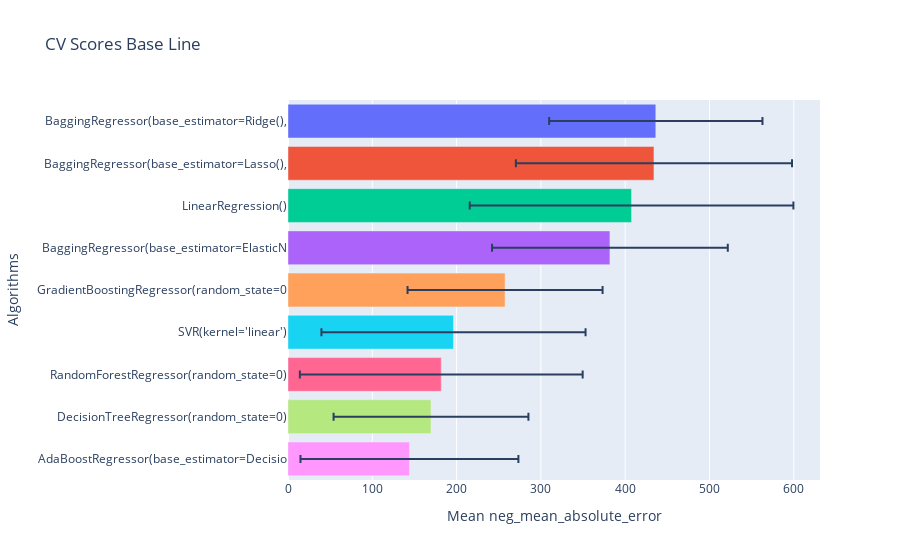

Source (notebook cell):
### Code cell
gp.crossval_models(x_train,y_train,10,lista_estimadores,"neg_mean_absolute_error")

### Figure 1 — Plotly figure (JSON) as saved in the notebook; plotly's stock layout.template omitted (floating-point values rounded to 4 significant figures)
{"data": [{"alignmentgroup": "True", "error_x": {"array": [126.5]}, "hovertemplate": "Algorithms=%{y}<br>Mean neg_mean_absolute_error=%{x}<extra></extra>", "legendgroup": "BaggingRegressor(base_estimator=Ridge(),", "marker": {"color": "#636efa", "pattern": {"shape": ""}}, "name": "BaggingRegressor(base_estimator=Ridge(),", "offsetgroup": "BaggingRegressor(base_estimator=Ridge(),", "orientation": "h", "showlegend": true, "textposition": "auto", "type": "bar", "x": [436.3], "xaxis": "x", "y": ["BaggingRegressor(base_estimator=Ridge(),"], "yaxis": "y"}, {"alignmentgroup": "True", "error_x": {"array": [163.8]}, "hovertemplate": "Algorithms=%{y}<br>Mean neg_mean_absolute_error=%{x}<extra></extra>", "legendgroup": "BaggingRegressor(base_estimator=Lasso(),", "marker": {"color": "#EF553B", "pattern": {"shape": ""}}, "name": "BaggingRegressor(base_estimator=Lasso(),", "offsetgroup": "BaggingRegressor(base_estimator=Lasso(),", "orientation": "h", "showlegend": true, "textposition": "auto", "type": "bar", "x": [434.1], "xaxis": "x", "y": ["BaggingRegressor(base_estimator=Lasso(),"], "yaxis": "y"}, {"alignmentgroup": "True", "error_x": {"array": [192.0]}, "hovertemplate": "Algorithms=%{y}<br>Mean neg_mean_absolute_error=%{x}<extra></extra>", "legendgroup": "LinearRegression()", "marker": {"color": "#00cc96", "pattern": {"shape": ""}}, "name": "LinearRegression()", "offsetgroup": "LinearRegression()", "orientation": "h", "showlegend": true, "textposition": "auto", "type": "bar", "x": [407.5], "xaxis": "x", "y": ["LinearRegression()"], "yaxis": "y"}, {"alignmentgroup": "True", "error_x": {"array": [139.8]}, "hovertemplate": "Algorithms=%{y}<br>Mean neg_mean_absolute_error=%{x}<extra></extra>", "legendgroup": "BaggingRegressor(base_estimator=ElasticN", "marker": {"color": "#ab63fa", "pattern": {"shape": ""}}, "name": "BaggingRegressor(base_estimator=ElasticN", "offsetgroup": "BaggingRegressor(base_estimator=ElasticN", "orientation": "h", "showlegend": true, "textposition": "auto", "type": "bar", "x": [381.9], "xaxis": "x", "y": ["BaggingRegressor(base_estimator=ElasticN"], "yaxis": "y"}, {"alignmentgroup": "True", "error_x": {"array": [115.7]}, "hovertemplate": "Algorithms=%{y}<br>Mean neg_mean_absolute_error=%{x}<extra></extra>", "legendgroup": "GradientBoostingRegressor(random_state=0", "marker": {"color": "#FFA15A", "pattern": {"shape": ""}}, "name": "GradientBoostingRegressor(random_state=0", "offsetgroup": "GradientBoostingRegressor(random_state=0", "orientation": "h", "showlegend": true, "textposition": "auto", "type": "bar", "x": [257.5], "xaxis": "x", "y": ["GradientBoostingRegressor(random_state=0"], "yaxis": "y"}, {"alignmentgroup": "True", "error_x": {"array": [156.7]}, "hovertemplate": "Algorithms=%{y}<br>Mean neg_mean_absolute_error=%{x}<extra></extra>", "legendgroup": "SVR(kernel='linear')", "marker": {"color": "#19d3f3", "pattern": {"shape": ""}}, "name": "SVR(kernel='linear')", "offsetgroup": "SVR(kernel='linear')", "orientation": "h", "showlegend": true, "textposition": "auto", "type": "bar", "x": [196.3], "xaxis": "x", "y": ["SVR(kernel='linear')"], "yaxis": "y"}, {"alignmentgroup": "True", "error_x": {"array": [167.7]}, "hovertemplate": "Algorithms=%{y}<br>Mean neg_mean_absolute_error=%{x}<extra></extra>", "legendgroup": "RandomForestRegressor(random_state=0)", "marker": {"color": "#FF6692", "pattern": {"shape": ""}}, "name": "RandomForestRegressor(random_state=0)", "offsetgroup": "RandomForestRegressor(random_state=0)", "orientation": "h", "showlegend": true, "textposition": "auto", "type": "bar", "x": [181.8], "xaxis": "x", "y": ["RandomForestRegressor(random_state=0)"], "yaxis": "y"}, {"alignmentgroup": "True", "error_x": {"array": [115.6]}, "hovertemplate": "Algorithms=%{y}<br>Mean neg_mean_absolute_error=%{x}<extra></extra>", "legendgroup": "DecisionTreeRegressor(random_state=0)", "marker": {"color": "#B6E880", "pattern": {"shape": ""}}, "name": "DecisionTreeRegressor(random_state=0)", "offsetgroup": "DecisionTreeRegressor(random_state=0)", "orientation": "h", "showlegend": true, "textposition": "auto", "type": "bar", "x": [169.6], "xaxis": "x", "y": ["DecisionTreeRegressor(random_state=0)"], "yaxis": "y"}, {"alignmentgroup": "True", "error_x": {"array": [129.3]}, "hovertemplate": "Algorithms=%{y}<br>Mean neg_mean_absolute_error=%{x}<extra></extra>", "legendgroup": "AdaBoostRegressor(base_estimator=Decisio", "marker": {"color": "#FF97FF", "pattern": {"shape": ""}}, "name": "AdaBoostRegressor(base_estimator=Decisio", "offsetgroup": "AdaBoostRegressor(base_estimator=Decisio", "orientation": "h", "showlegend": true, "textposition": "auto", "type": "bar", "x": [144.1], "xaxis": "x", "y": ["AdaBoostRegressor(base_estimator=Decisio"], "yaxis": "y"}], "layout": {"barmode": "relative", "legend": {"title": {"text": "Algorithms"}, "tracegroupgap": 0}, "showlegend": false, "title": {"text": "CV Scores Base Line"}, "xaxis": {"anchor": "y", "domain": [0, 1], "title": {"text": "Mean neg_mean_absolute_error"}}, "yaxis": {"anchor": "x", "categoryarray": ["AdaBoostRegressor(base_estimator=Decisio", "DecisionTreeRegressor(random_state=0)", "RandomForestRegressor(random_state=0)", "SVR(kernel='linear')", "GradientBoostingRegressor(random_state=0", "BaggingRegressor(base_estimator=ElasticN", "LinearRegression()", "BaggingRegressor(base_estimator=Lasso(),", "BaggingRegressor(base_estimator=Ridge(),"], "categoryorder": "array", "domain": [0, 1], "title": {"text": "Algorithms"}}}}
